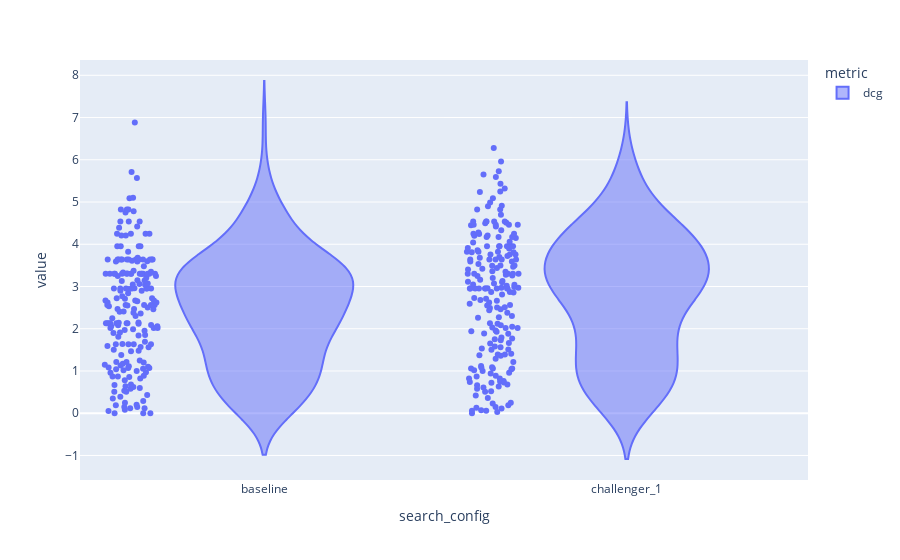

The cell this chart's notebook holds for it:
### Markdown cell above
## Comparing two search configurations

### Code cell
sel = df_metrics.search_config.isin(["baseline", "challenger_1"])
sel = sel & (df_metrics.metric.isin(["dcg"]))
sel = sel & (df_metrics.query_set_id=="sampled_queries")

df = df_metrics[sel]
cols = ["metric", "search_config", "query"]
df = df[cols + ["value"]].groupby(cols).mean().reset_index()
df["value"] = df.value.apply(lambda x: round(x, 2)) # manual formatting

fig = px.violin(df, y="value", x="search_config", points="all", color="metric", hover_data=df.columns)
fig

### Figure 1 — Plotly figure (JSON) as saved in the notebook; plotly's stock layout.template omitted (floating-point values rounded to 4 significant figures; data arrays with more than 128 entries replaced by an {"elided": "..."} marker saying what was removed)
{"data": [{"alignmentgroup": "True", "box": {"visible": false}, "customdata": {"elided": "400x2 str values"}, "hovertemplate": "metric=%{customdata[0]}<br>search_config=%{x}<br>value=%{y}<br>query=%{customdata[1]}<extra></extra>", "legendgroup": "dcg", "marker": {"color": "#636efa"}, "name": "dcg", "offsetgroup": "dcg", "orientation": "v", "points": "all", "scalegroup": "True", "showlegend": true, "type": "violin", "x": {"elided": "400 str values"}, "x0": " ", "xaxis": "x", "y": {"elided": "400 float values"}, "y0": " ", "yaxis": "y"}], "layout": {"legend": {"title": {"text": "metric"}, "tracegroupgap": 0}, "margin": {"t": 60}, "violinmode": "group", "xaxis": {"anchor": "y", "domain": [0, 1], "title": {"text": "search_config"}}, "yaxis": {"anchor": "x", "domain": [0, 1], "title": {"text": "value"}}}}
